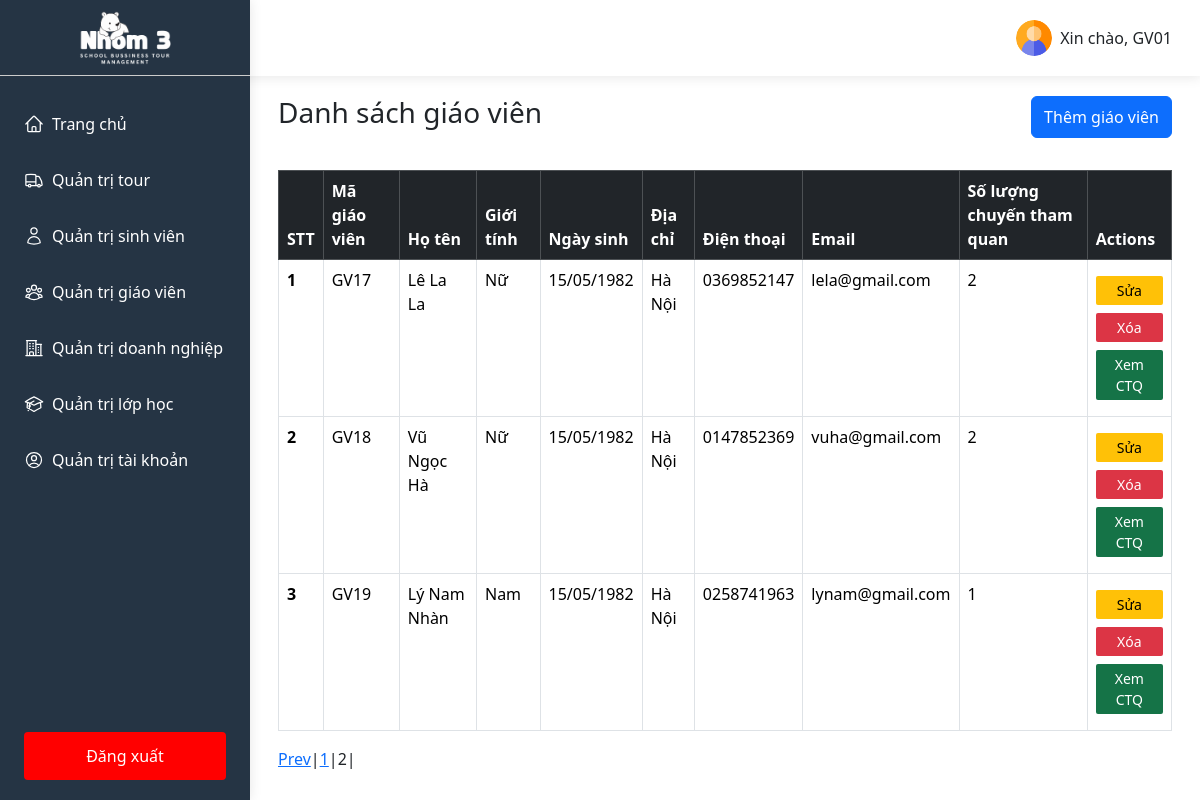
The page /index.php?controller=TeacherController&page=2 (signed in) on the database its author committed.
### tables this page shows
CREATE TABLE `teacher` (
  `teacherID` int(11) NOT NULL,
  `code` varchar(100) NOT NULL,
  `fullName` varchar(100) NOT NULL,
  `gender` varchar(100) NOT NULL,
  `birthDate` varchar(100) NOT NULL,
  `address` varchar(100) NOT NULL,
  `phoneNumber` varchar(100) NOT NULL,
  `email` varchar(100) NOT NULL,
  `accountID` int(11) DEFAULT NULL
);

### controllers/TeacherController.php (called while the page is built, shortened)
<?php
$pagination = mysqli_query($conn, "SELECT COUNT(teacherID) AS total FROM teacher");
$row = mysqli_fetch_assoc($pagination);
$total_records = $row['total'];
$current_page = isset($_GET['page']) ? $_GET['page'] : 1;
$limit = 10;
$total_page = ceil($total_records / $limit);
$start = ($current_page - 1) * $limit >= 0 ? ($current_page - 1) * $limit : 0;
$dataTeachersSql = "SELECT teacher.teacherID, teacher.code, fullName, gender, birthDate, address, phoneNumber, email, COUNT(tourID) AS totalTourTeacher FROM teacher
                    LEFT JOIN tour on tour.teacherID = teacher.teacherID
                    GROUP BY tour.teacherID
                        LIMIT $start, $limit";
$dataTeachers = mysqli_query($conn, $dataTeachersSql);
require_once __DIR__ . '/../views/pages/teacher.php';

### views/pages/teacher.php (the view, shortened to what this page needs)
<!DOCTYPE html>
<html lang="en">
<head>
</head>
<body>
    <?php
    include_once __DIR__ . '/../../controllers/TeacherController.php';
    ?>
    <div class='flex-sb teacher'>
        <div class="teacher-left">
            <?php
            include __DIR__ . '/../components/sidebarAdmin.php';
            ?>
        </div>
        <div class="teacher-right flex-grow-1">
            <?php
            include __DIR__ . '/../components/header.php';
            ?>
            <div class="container pad-0-28" id="listTeachers">
                <div class="flex-sb-center pad-20-0">
                    <h1 class="h1-title">Danh sách giáo viên</h1>
                    <button type="button" class="btn btn-primary" data-bs-toggle="modal" data-bs-target="#createTeacher">Thêm giáo viên</button>
                </div>
                <div class="container-body pad-12-0">
                    <div class="container-table">
                        <table class="table table-borderless table-hover table-bordered">
                            <thead class="table-dark">
                                <tr>
                                    <th scope="col">STT</th>
                                    <th scope="col">Mã giáo viên</th>
                                    <th scope="col">Họ tên</th>
                                    <th scope="col">Giới tính</th>
                                    <th scope="col">Ngày sinh</th>
                                    <th scope="col">Địa chỉ</th>
                                    <th scope="col">Điện thoại</th>
                                    <th scope="col">Email</th>
                                    <th scope="col">Số lượng chuyến tham quan</th>
                                    <th scope="col">Actions</th>
                                </tr>
                            </thead>
                            <tbody>
                                <?php
                                if (mysqli_num_rows($dataTeachers) > 0) {
                                    $i = 0;
                                    while ($row = mysqli_fetch_assoc($dataTeachers)) {
                                        $i += 1;
                                        echo "<tr>";
                                        echo "<th scope='row'>" . $i . "</th>";
                                        echo "<td>" . $row['code'] . "</td>";
                                        echo "<td>" . $row['fullName'] . "</td>";
                                        echo "<td>" . $row['gender'] . "</td>";
                                        echo "<td>" . $row['birthDate'] . "</td>";
                                        echo "<td>" . $row['address'] . "</td>";
                                        echo "<td>" . $row['phoneNumber'] . "</td>";
                                        echo "<td>" . $row['email'] . "</td>";
                                        echo "<td>" . $row['totalTourTeacher'] . "</td>";
                                        echo "<td><button class='update updateTeacher dp-block'>Sửa</button>
                                                <button class='delete deleteTeacher dp-block'>Xóa</button>
                                                <form method='POST'>
                                                    <input type='hidden' name='teacherID' value='" . $row['teacherID'] . "'>
                                                    <button type='submit' class='showData dp-block' name='showData'>Xem CTQ</button>
                                                </form>
                                                </td>";
                                        echo "</tr>";
                                    }
                                } else {
                                    echo "<tr>";
                                    echo "<td colspan='10'>Không có giáo viên nào</td>";
                                    echo "</tr>";
                                }
                                ?>
                            </tbody>
                        </table>
                        <div class="pagination">
                            <?php
                            if ($current_page > 1 && $total_page > 1) {
                                echo '<a href="index.php?controller=TeacherController&page=' . ($current_page - 1) . '">Prev</a> | ';
                            }
                            for ($i = 1; $i <= $total_page; $i++) {
                                if ($i == $current_page) {
                                    echo '<span>' . $i . '</span> | ';
                                } else {
                                    echo '<a href="index.php?controller=TeacherController&page=' . $i . '">' . $i . '</a> | ';
                                }
                            }
                            ?>
                        </div>
                    </div>
                </div>
            </div>
        </div>
    </div>
</body>
</html>

### public/css/base.css (style rules this page uses)
* { margin: 0; padding: 0; box-sizing: border-box; }
body { overflow-x: hidden; scroll-behavior: smooth; font-family: system-ui, -apple-system, BlinkMacSystemFont, 'Segoe UI', Roboto, Oxygen, Ubuntu, Cantarell, 'Open Sans', 'Helvetica Neue', sans-serif; }
.pad-0-28 { padding: 0 28px !important; }
.flex-sb { display: flex; justify-content: space-between; }
.flex-sb-center { display: flex; justify-content: space-between; }
.flex-grow-1 { flex-grow: 1; }
.pad-20-0 { padding: 20px 0 !important; }
.h1-title { font-size: 28px !important; }
.pad-12-0 { padding: 12px 0; }
.update, .delete, .showData { padding: 4px 12px; background-color: #ffc107; border-radius: 2px; border: none; font-size: 14px; }
.delete { color: #fff; background-color: #dc3545; margin-left: 8px; margin-right: 8px; }
.showData { background-color: #157347; color: #fff; margin: 8px 0; }
.dp-block { display: block; margin: 8px 0; width: 100%; }

### rows shown on the page
teacher: code "GV17", fullName "Lê La La", gender "Nữ", birthDate "15/05/1982", address "Hà Nội", phoneNumber "0369852147", email "lela@gmail.com", totalTourTeacher "2"
teacher: code "GV18", fullName "Vũ Ngọc Hà", gender "Nữ", birthDate "15/05/1982", address "Hà Nội", phoneNumber "0147852369", email "vuha@gmail.com", totalTourTeacher "2"
teacher: code "GV19", fullName "Lý Nam Nhàn", gender "Nam", birthDate "15/05/1982", address "Hà Nội", phoneNumber "0258741963", email "lynam@gmail.com", totalTourTeacher "1"

### other values the page prints
$username "GV01"
